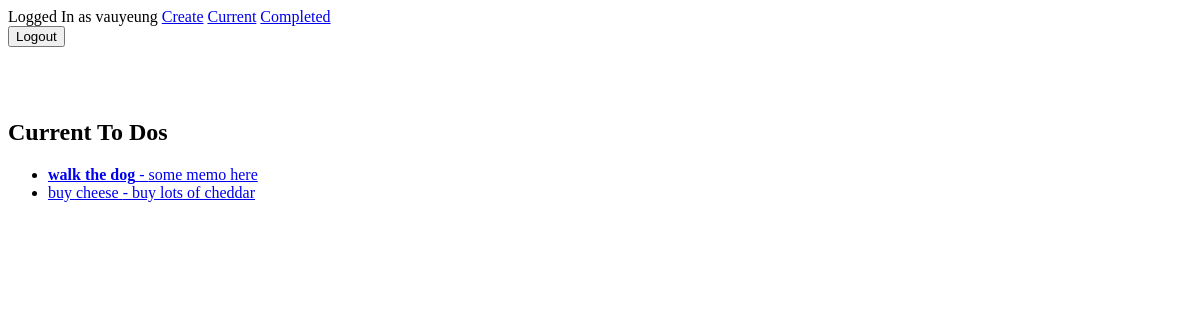
Before: /current/ (signed in) with the older database file.
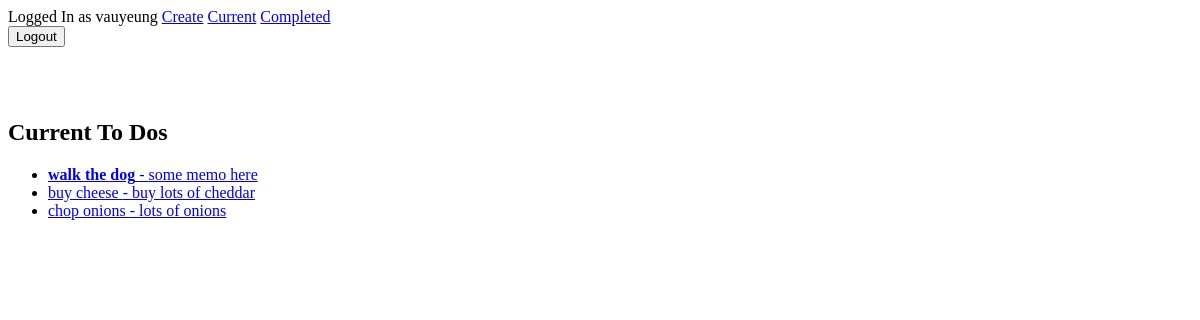
After: the same page with the newer database file.
### todo/models.py (models this page shows, shortened)
class Todo(models.Model):
    title = models.CharField(max_length=100)
    memo = models.TextField(blank=True)
    created = models.DateTimeField(auto_now_add=True)
    datecompleted = models.DateTimeField(null=True, blank=True)
    important = models.BooleanField(default=False)
    user = models.ForeignKey(User, on_delete=models.CASCADE)

### todo/views.py (the view)
# urls.py: path('current/', views.currenttodos, name='currenttodos'),
@login_required
def currenttodos(request):
    todos = Todo.objects.filter(user=request.user, datecompleted__isnull=True)
    return render(request, 'todo/currenttodos.html', {'todos':todos})

### todo/templates/todo/currenttodos.html
{% extends 'todo/base.html' %}
{% block content %}
    <h2>Current To Dos</h2>
<ul>
    {% for todo in todos %}
            <li>
                <a href="{% url 'viewtodo' todo.pk %}">
                    {% if todo.important %}
                        <b>{{ todo.title }}</b>
                    {% else %}
                        {{ todo.title }}
                    {% endif %}
                    {% if todo.memo %}
                        - {{ todo.memo }}
                    {% endif %}
                </a>
            </li>
    {% endfor %}
</ul>
{% endblock %}

### todo/templates/todo/base.html (shortened to what this page needs)
{% if user.is_authenticated %}
    Logged In as {{ user.username }}
    <a href="{% url 'createtodo' %}">Create</a>
    <a href="{% url 'currenttodos' %}">Current</a>
    <a href="{% url 'completedtodos' %}">Completed</a>
    <form action={% url 'logoutuser' %} method="POST">
        <button type="submit">Logout</button>
    </form>
{% else %}
    <a href="{% url 'signupuser' %}">Sign up</a>
    <a href="{% url 'loginuser' %}">Log in</a>
{% endif %}
{% block content%}
{% endblock %}

Changed rows visible on the page:
added Todo: title "chop onions", memo "lots of onions"
